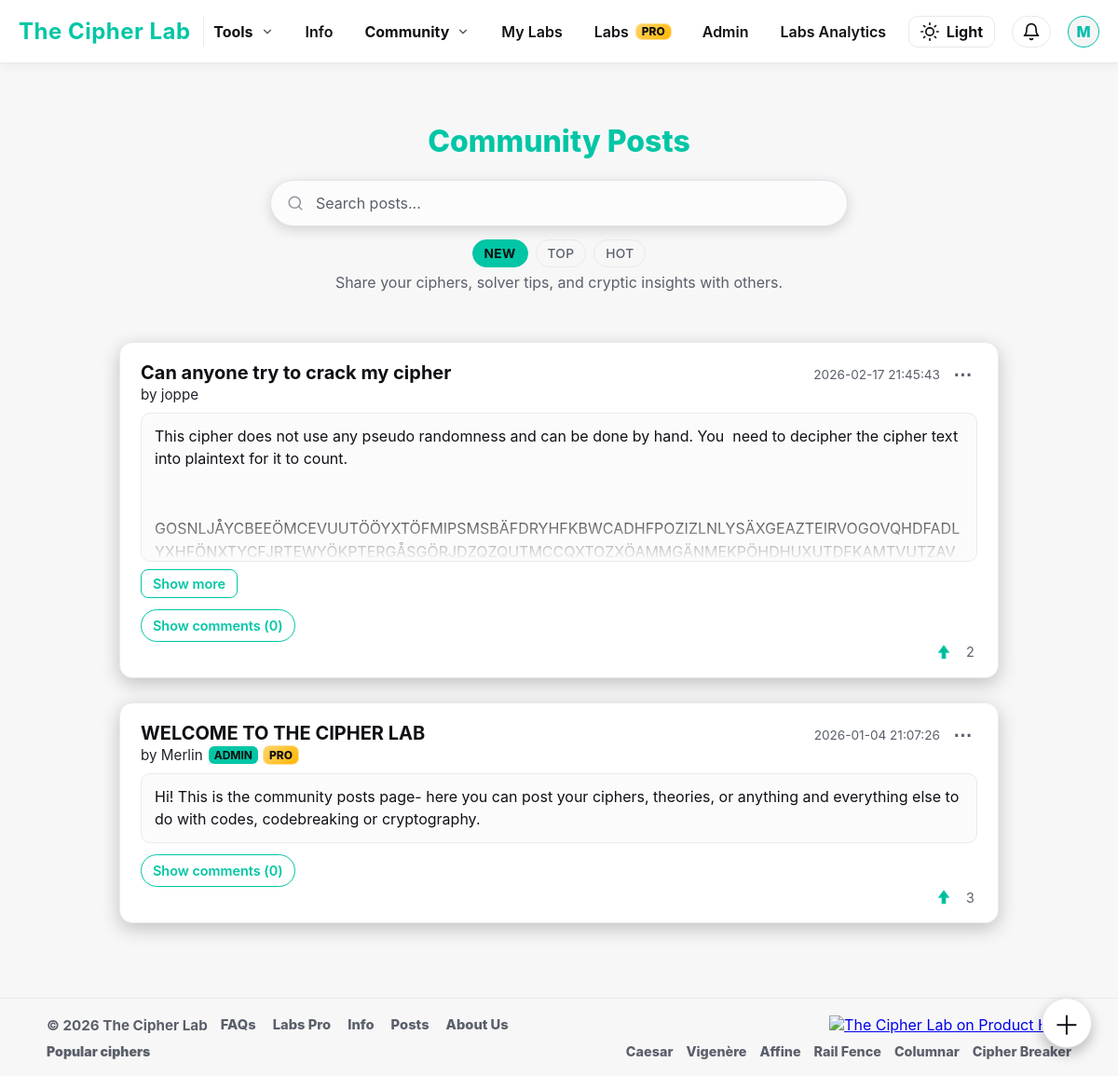
The page /posts (signed in) on the database its author committed.
### tables this page shows
CREATE TABLE users (
    id INTEGER PRIMARY KEY AUTOINCREMENT,
    username TEXT UNIQUE NOT NULL,
    email TEXT UNIQUE NOT NULL,
    password_hash TEXT NOT NULL,
    is_admin INTEGER NOT NULL DEFAULT 0,
    created_at TEXT NOT NULL,
    banned INTEGER DEFAULT 0
, has_posted INTEGER NOT NULL DEFAULT 0, labs_info_seen INTEGER NOT NULL DEFAULT 0, is_pro INTEGER DEFAULT 0, stripe_customer_id TEXT, pro_since TEXT, stripe_subscription_id TEXT, pro_until TEXT, pro_current_period_end TEXT, pro_cancel_at_period_end INTEGER NOT NULL DEFAULT 0, labs_tour_seen INTEGER NOT NULL DEFAULT 0, google_sub TEXT, avatar_url TEXT, auth_provider TEXT NOT NULL DEFAULT 'local', needs_password INTEGER NOT NULL DEFAULT 0, needs_username INTEGER NOT NULL DEFAULT 0);

CREATE TABLE posts (
    id INTEGER PRIMARY KEY AUTOINCREMENT,
    user_id INTEGER,  -- ✅ allow NULL for deleted users
    title TEXT NOT NULL,
    body TEXT NOT NULL,
    image_filename TEXT,
    created_at TEXT NOT NULL,
    pinned INTEGER DEFAULT 0, upvotes INTEGER DEFAULT 0, downvotes INTEGER DEFAULT 0,
    FOREIGN KEY(user_id) REFERENCES users(id)
        ON DELETE SET NULL
);

### app.py (the view, shortened to what this page needs)
@app.route("/posts", methods=["GET"])
def posts_list():
    user = current_user()
    page = max(int(request.args.get("page", 1)), 1)
    per_page = 10
    offset = (page - 1) * per_page
    sort = (request.args.get("sort") or "new").lower()
    if sort not in ("new", "top", "hot"):
        sort = "new"
    search = (request.args.get("search") or "").strip()
    conn = get_db()
    params = []
    base_condition = "(users.banned IS NULL OR users.banned = 0)"
    if search:
        like = f"%{search}%"
        where_clause = f"""
            WHERE {base_condition}
              AND (
                    posts.title LIKE ?
                 OR posts.body LIKE ?
                 OR users.username LIKE ?
              )
        """
        params.extend([like, like, like])
    else:
        where_clause = f"WHERE {base_condition}"
    if sort == "new":
        order_clause = """
            ORDER BY posts.pinned DESC,
                     datetime(posts.created_at) DESC
        """
    elif sort == "top":
        order_clause = """
            ORDER BY posts.pinned DESC,
                     posts.upvotes DESC,
                     datetime(posts.created_at) DESC
        """
    cur = conn.execute(f"""
        SELECT
            posts.id,
            posts.user_id AS owner_id,
            posts.title,
            posts.body,
            posts.image_filename,
            posts.created_at,
            posts.pinned,
            posts.upvotes,
            users.username,
            users.email,
            users.is_admin,
            users.is_pro,
            users.banned
        FROM posts
        LEFT JOIN users ON posts.user_id = users.id
        {where_clause}
        {order_clause}
        LIMIT ? OFFSET ?
    """, (*params, per_page, offset))
    posts = [dict(r) for r in cur.fetchall()]
    cur = conn.execute(f"""
        SELECT COUNT(*) AS total
        FROM posts
        LEFT JOIN users ON posts.user_id = users.id
        {where_clause}
    """, params)
    total_posts = cur.fetchone()["total"]
    uid = user["id"] if user else None
    for p in posts:
        if not p.get("username"):
            p["username"] = "[Deleted User]"
            p["is_admin"] = 0
            p["is_pro"] = 0
            p["banned"] = 0
        if uid:
            row = conn.execute("""
                SELECT vote FROM post_votes
                WHERE user_id=? AND post_id=?
            """, (uid, p["id"])).fetchone()
            p["viewer_hearted"] = (row and row["vote"] == 1)
        else:
            p["viewer_hearted"] = False
    conn.close()
    total_pages = max((total_posts + per_page - 1) // per_page, 1)
    return render_template(
        "posts.html",
        posts=posts,
        user=user,
        user_is_admin=is_admin(user),
        page=page,
        total_pages=total_pages,
        user_is_pro=is_pro(user),
        sort=sort,
        search=search,
    )

### app.py (called while the page is built)
@app.after_request
def add_security_headers(resp):
    resp.headers["X-Content-Type-Options"] = "nosniff"
    resp.headers["X-Frame-Options"] = "DENY"
    resp.headers["Referrer-Policy"] = "strict-origin-when-cross-origin"
    resp.headers["Content-Security-Policy"] = (
        "default-src 'self'; "
        "img-src 'self' data: https://api.producthunt.com https://ph-files.imgix.net https://www.producthunt.com; "
        "script-src 'self' 'unsafe-inline' https://www.producthunt.com; "
        "style-src 'self' 'unsafe-inline'; "
        "frame-src https://www.producthunt.com;"
    )
    return resp

def is_admin(user):
    if not user:
        return False
    return (user.get("is_admin") == 1) or (user.get("email", "").lower() == ADMIN_EMAIL.lower())

def is_pro(user):
    if not user:
        return False
    try:
        return bool(user["is_pro"])
    except Exception:
        return False

@app.before_request
def clear_flash_on_login():
    if request.endpoint == "login" and request.method == "GET":
        if "_flashes" not in session:
            session.pop("_flashes", None)

@app.context_processor
def inject_now_year():
    return {"now_year": datetime.utcnow().year}

@app.context_processor
def inject_user_setup_flags():
    u = current_user()
    if not u:
        return {}
    try:
        conn = get_db()
        row = conn.execute(
            "SELECT needs_password, needs_username FROM users WHERE id=?",
            (u["id"],)
        ).fetchone()
        conn.close()
    except Exception:
        return {}
    needs_password = 0
    needs_username = 0
    try:
        if row:
            needs_password = int(row["needs_password"] or 0)
            needs_username = int(row["needs_username"] or 0)
    except Exception:
        needs_password = 0
        needs_username = 0
    return {
        "needs_password": needs_password,
        "needs_username": needs_username,
        "setup_needed_global": bool(needs_password or needs_username),
    }

### helpers.py (called while the page is built)
def get_db():
    conn = sqlite3.connect(DB_PATH)
    conn.row_factory = sqlite3.Row
    return conn

### templates/posts.html (shortened to what this page needs)
<!DOCTYPE html>
<html lang="en">
<head>
  <link rel="stylesheet" href="{{ url_for('static', filename='style.css') }}">
</head>
<body>
  {% include 'base_nav.html' %}
  <main class="posts-container">
    <div class="posts-header">
      <h2 class="post-titles">Community Posts</h2>
      <div class="posts-search">
        <input type="text" id="post-search-input" placeholder="Search posts..." autocomplete="off">
      </div>
      <div class="posts-sort">
        <a href="{{ url_for('posts_list', sort='new') }}" class="sort-pill {% if sort == 'new' %}active{% endif %}">New</a>
        <a href="{{ url_for('posts_list', sort='top') }}" class="sort-pill {% if sort == 'top' %}active{% endif %}">Top</a>
        <a href="{{ url_for('posts_list', sort='hot') }}" class="sort-pill {% if sort == 'hot' %}active{% endif %}">Hot</a>
      </div>
      <p>Share your ciphers, solver tips, and cryptic insights with others.</p>
    </div>
    {% for p in posts %}
    <article id="post-{{ p.id }}" class="post-card {% if p.pinned %}pinned{% endif %}" data-post-id="{{ p.id }}">
      <div class="post-top">
        <div>
          <div class="post-title">{{ p.title }}</div>
          <div class="post-author">
            by {{ p.username or '[Deleted User]' }}
            {% if p.is_admin %}<span class="admin-badge">Admin</span>{% endif %}
            {% if p.is_pro %}<span class="pro-badge">PRO</span>{% endif %}
          </div>
        </div>
        <div class="post-right">
          <div class="post-meta">
            <span>{{ p.created_at[:19].replace('T',' ') }}</span>
          </div>
          {% if user and (user.id == p.owner_id or user_is_admin) %}
          <div class="post-menu">
            <button class="kebab-btn" title="Options">⋯</button>
          </div>
          {% endif %}
        </div>
      </div>
      <div class="post-body">{{ p.body }}</div>
      <div class="heart-row">
        <div class="heart-box" data-post-id="{{ p.id }}">
          <span class="heart-pulse-ring"></span>
          <button class="heart-btn {% if p.viewer_hearted %}active-heart{% endif %}"
                  type="button"
                  aria-label="Heart this post"
                  aria-pressed="{% if p.viewer_hearted %}true{% else %}false{% endif %}">
            <svg class="heart-icon" viewBox="0 0 24 24">
              <path d="M12 4 L18 12 H14 V20 H10 V12 H6 Z"/>
            </svg>
          </button>
          <span class="heart-count" id="heart-count-{{ p.id }}">{{ p.upvotes or 0 }}</span>
        </div>
      </div>
      <button class="comments-toggle" data-state="closed" id="comments-toggle-{{ p.id }}">
        Show comments (<span id="comments-num-{{ p.id }}">0</span>)
      </button>
    </article>
    {% endfor %}
    <a href="{% if user %}{{ url_for('posts_new') }}{% else %}{{ url_for('login') }}{% endif %}"
      class="fab" title="{% if user %}Create a new post{% else %}Log in to post{% endif %}">
      <span>＋</span>
    </a>
  </main>
              {% include "base_footer.html" %}
</body>
</html>

### templates/base_nav.html (shortened to what this page needs)
<nav class="navbar">
  {% set setup_needed = setup_needed_global|default(false) %}
  <div class="nav-left">
    <a href="{{ url_for('index') }}" class="nav-logo">The Cipher Lab</a>
  </div>
  <ul class="nav-items" id="nav-menu">
    <li class="nav-dd" data-dd="tools">
      <button class="nav-dd-trigger" type="button" aria-expanded="false">
        Tools
        <span class="nav-dd-caret" aria-hidden="true">
          <svg viewBox="0 0 24 24" fill="none" stroke="currentColor" stroke-width="2"
               stroke-linecap="round" stroke-linejoin="round">
            <polyline points="6 9 12 15 18 9"></polyline>
          </svg>
        </span>
      </button>
    </li>
    <li class="d-only"><a class="nav-link" href="{{ url_for('info_page') }}">Info</a></li>
    <li class="nav-dd" data-dd="community">
      <button class="nav-dd-trigger" type="button" aria-expanded="false">
        Community
        <span class="nav-dd-caret" aria-hidden="true">
          <svg viewBox="0 0 24 24" fill="none" stroke="currentColor" stroke-width="2"
               stroke-linecap="round" stroke-linejoin="round">
            <polyline points="6 9 12 15 18 9"></polyline>
          </svg>
        </span>
      </button>
    </li>
    <li class="d-only"><a class="nav-link" href="{{ url_for('workspace_list') }}">My Labs</a></li>
    <li class="d-only">
      <a class="nav-link" href="{{ url_for('labs_pro_page') }}">
        Labs <span class="pro-badge">PRO</span>
      </a>
    </li>
    {% if user and user.is_admin %}
      <li class="d-only"><a class="nav-link" href="{{ url_for('admin_dashboard') }}">Admin</a></li>
      <li class="d-only"><a class="nav-link" href="{{ url_for('admin_labs_analytics') }}">Labs Analytics</a></li>
    {% endif %}
  </ul>
  <div class="nav-right">
    <button id="theme-toggle" aria-label="Toggle theme" title="Toggle theme">
      <svg id="theme-icon" xmlns="http://www.w3.org/2000/svg" width="20" height="20"
           viewBox="0 0 24 24" fill="none" stroke="currentColor"
           stroke-width="2" stroke-linecap="round" stroke-linejoin="round"></svg>
      <span id="theme-toggle-text">Dark</span>
    </button>
    {% if user %}
      <div class="notif-wrapper">
        <button id="notif-btn" class="notif-btn" aria-label="Notifications" title="Notifications">
          <svg id="notif-icon" xmlns="http://www.w3.org/2000/svg" width="20" height="20"
               viewBox="0 0 24 24" fill="none" stroke="currentColor"
               stroke-width="2" stroke-linecap="round" stroke-linejoin="round">
            <path d="M18 8a6 6 0 0 0-12 0c0 7-3 9-3 9h18s-3-2-3-9"></path>
            <path d="M13.73 21a2 2 0 0 1-3.46 0"></path>
          </svg>
        </button>
      </div>
      <div class="profile-dropdown" id="profile-dd">
        <button class="profile-btn" id="profile-btn" aria-label="Profile menu" aria-expanded="false">
          <div class="avatar{% if setup_needed %} setup-pulse{% endif %}">{{ user['username'][0].upper() }}</div>
        </button>
      </div>
    {% endif %}
  </div>
</nav>

### templates/base_nav.html (style rules this page uses)
.navbar { position: fixed; top: 0; left: 0; width: 100%; height: 68px; display: flex; align-items: center; justify-content: space-between; background: rgba(18,18,18,0.8); backdrop-filter: blur(12px); border-bottom: 1px solid rgba(255,255,255,0.08); padding: 0 20px; z-index: 1000; }
body { padding-top: 80px; }
.nav-logo { font-size: 1.5rem; font-weight: 700; color: var(--accent); text-decoration: none; transition: color 0.25s ease; }
.nav-items { display: flex; list-style: none; gap: 14px; align-items: center; margin: 0 auto; padding: 0; }
.nav-link, .nav-dd-trigger { all: unset; display: inline-flex; align-items: center; gap: 8px; padding: 8px 10px; border-radius: 10px; font-weight: 650; line-height: 1; color: var(--text); cursor: pointer; user-select: none; transition: background .16s ease, color .16s ease, transform .16s ease; }
.nav-link { text-decoration: none; }
.nav-right { display: flex; align-items: center; gap: 18px; position: relative; }
#theme-toggle, #theme-toggle-mobile { display: inline-flex; align-items: center; gap: 8px; padding: 6px 12px; border: 1px solid var(--line, #333); border-radius: 10px; background: transparent; color: var(--text); cursor: pointer; transition: background 0.2s, border-color 0.2s; }
.profile-btn { all: unset; position: relative; display: flex; align-items: center; justify-content: center; cursor: pointer; border-radius: 50%; }
.avatar { width: 34px; height: 34px; border-radius: 50%; display: flex; align-items: center; justify-content: center; user-select: none; font-weight: 800; font-size: 1rem; transition: box-shadow .2s ease, transform .2s ease; }
[data-theme="light"] .avatar { background: #f5f5f5; color: #00bfae; border: 1.5px solid #00bfae; }
.nav-dd { position: relative; }
.nav-dd-caret { display: grid; place-items: center; width: 14px; height: 14px; opacity: .75; transition: transform .18s ease, opacity .18s ease; }
.nav-dd-caret svg { width: 14px; height: 14px; display:block; }
.notif-wrapper { position: relative; }
.notif-btn { position: relative; display: inline-flex; align-items: center; justify-content: center; padding: 6px 10px; border-radius: 999px; border: 1px solid var(--line, #333); background: transparent; color: var(--text); cursor: pointer; transition: background 0.2s, border-color 0.2s; }
.profile-dropdown { position: relative; }
.d-only { display: list-item; }
@media (min-width: 901px) { .nav-dd { position: relative; } }
@media (min-width: 901px) { .nav-dd::after { content:""; position:absolute; left: -12px; right: -12px; top: 100%; height: 10px; background: transparent; } }

### rows shown on the page
users: username "M"
posts: title "Can anyone try to crack my cipher", username "joppe", created_at "2026-02-17 21:45:43", body "This cipher does not use any pseudo randomness and can be done by hand. You need to decipher the cipher text into plaintext for it to count.…", upvotes "2"
posts: title "WELCOME TO THE CIPHER LAB", username "Merlin", shows "ADMIN", shows "PRO", created_at "2026-01-04 21:07:26", body "Hi! This is the community posts page- here you can post your ciphers, theories, or anything and everything else to do with codes, codebreaking or cryptography.", upvotes "3"
